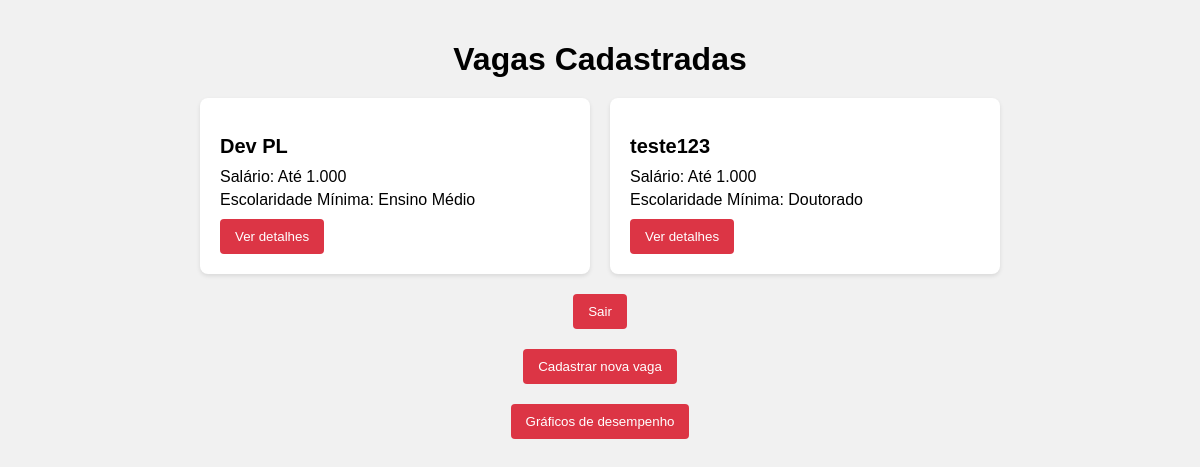
The page /home/vagas_cadastradas/ (signed in) on the database as committed earlier.
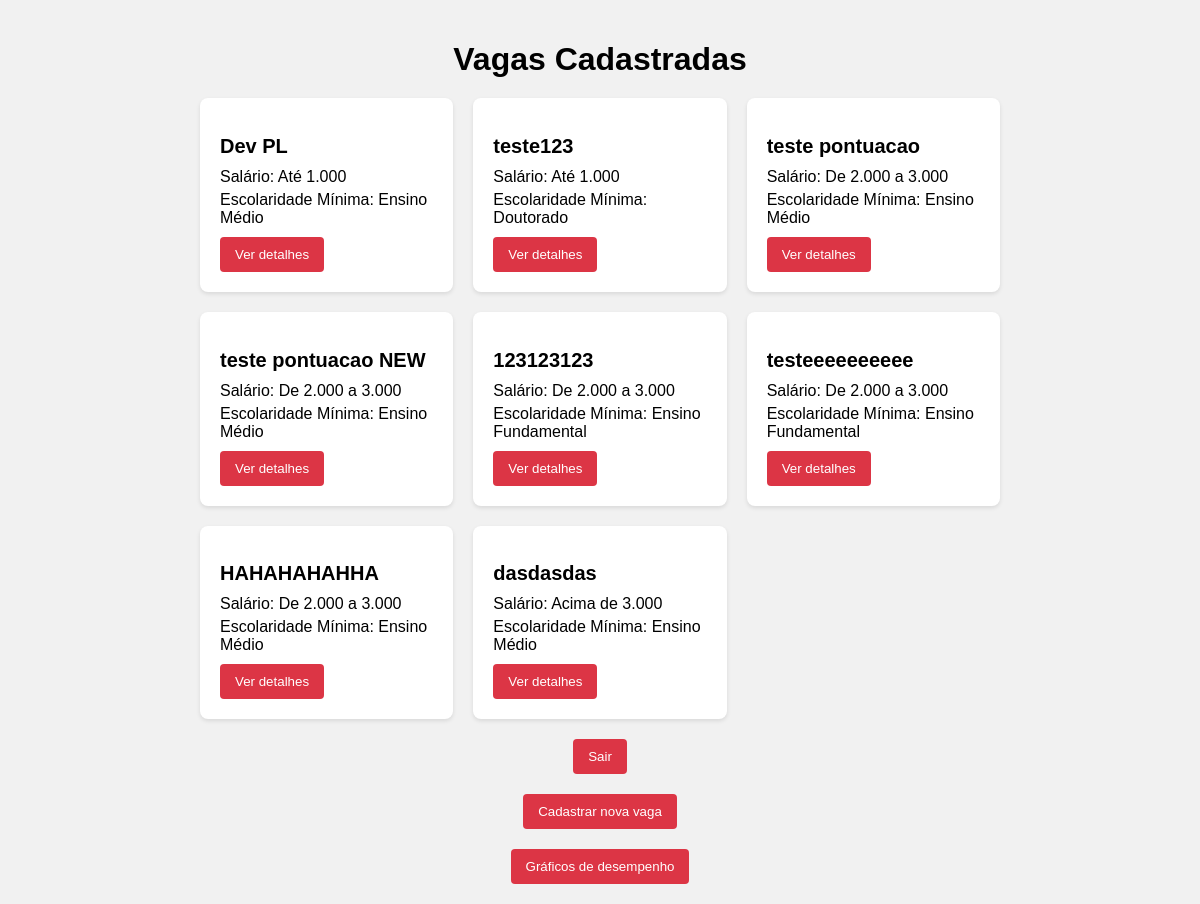
The same page on the database as committed later.
### app_vagas/models.py (models this page shows, shortened)
class Vagas(models.Model):
    nome = models.CharField(max_length=100)
    faixa_salarial = models.IntegerField(choices=FAIXA_SALARIAL_CHOICES)
    escolaridade_minima = models.IntegerField(choices=ESCOLARIDADE_CHOICES)
    requisitos = models.TextField()
    empresa = models.ForeignKey(Empresa, related_name="vagas", on_delete=models.CASCADE)
    data_criacao = models.DateField(auto_now_add=True)

### app_vagas/views.py (the view)
# urls.py: path("vagas_cadastradas/", views.vagas_cadastradas, name="vagas_cadastradas"),
@login_required
def vagas_cadastradas(request):
    hasattr(request.user, "empresa")
    empresa_id = request.user.empresa.id
    vagas = Vagas.objects.filter(empresa_id=empresa_id).all()
    if vagas:
        context = {"vagas": vagas}
        return render(request, "vagas_cadastradas.html", context)
    else:
        context = {}
        return HttpResponseRedirect(reverse("cad_vagas"))

### projeto_vagas/templates/vagas_cadastradas.html (shortened to what this page needs)
<!DOCTYPE html>
{%load static%}
<html>
<head>
    <link rel="stylesheet" type="text/css" href="{% static 'css/vagas_cadastradas.css' %}">
</head>
<body>
    <div class="container">
        <h1>Vagas Cadastradas</h1>
        <div class="vagas">
            {% for vaga in vagas %}
            <div class="vaga">
                <h2>{{ vaga.nome }}</h2>
                <p>Salário: {{ vaga.get_faixa_salarial_display }}</p>
                <p>Escolaridade Mínima: {{ vaga.get_escolaridade_minima_display}}</p>
                <a href="{% url 'detalhes_vaga_empresas' vaga.id %}">
                    <button>Ver detalhes</button>
                </a>
            </div>
            {% endfor %}
        </div>
        <div class="logout-button">
            <a href="{% url 'logout_view' %}">
                <button>Sair</button>
            </a>
        </div>
        <div class="cadastro_vaga-button">
            <a href="{% url 'cad_vagas' %}">
                <button>Cadastrar nova vaga</button>
            </a>
        </div>
        <div class="logout-button">
            <a href="{% url 'dashboards' %}">
                <button>Gráficos de desempenho</button>
            </a>
        </div>
    </div>
</body>
</html>

### projeto_vagas/static/css/vagas_cadastradas.css (style rules this page uses)
body { font-family: Arial, sans-serif; background-color: #f1f1f1; margin: 0; padding: 0; }
.container { max-width: 800px; margin: 0 auto; padding: 20px; }
h1 { text-align: center; margin-bottom: 20px; }
.vagas { display: grid; grid-template-columns: repeat(auto-fit, minmax(250px, 1fr)); grid-gap: 20px; }
.vaga { background-color: #fff; box-shadow: 0 2px 4px rgba(0, 0, 0, 0.1); border-radius: 8px; padding: 20px; }
.vaga h2 { font-size: 20px; margin-bottom: 10px; }
.vaga p { margin: 5px 0; }
.vaga button { display: block; margin-top: 10px; padding: 10px 15px; background-color: #dc3545; color: #fff; border: none; border-radius: 4px; cursor: pointer; transition: background-color 0.3s; }
.vaga a { text-decoration: none; }
.logout-button { text-align: center; margin-top: 20px; }
.logout-button a { text-decoration: none; }
.logout-button button { padding: 10px 15px; background-color: #dc3545; color: #fff; border: none; border-radius: 4px; cursor: pointer; transition: background-color 0.3s; }
.cadastro_vaga-button { text-align: center; margin-top: 20px; }
.cadastro_vaga-button a { text-decoration: none; }
.cadastro_vaga-button button { padding: 10px 15px; background-color: #dc3545; color: #fff; border: none; border-radius: 4px; cursor: pointer; transition: background-color 0.3s; }

Rows that differ between the two databases and show on the page:
added Vagas: nome "teste pontuacao", faixa_salarial "De 2.000 a 3.000", escolaridade_minima "Ensino Médio"
added Vagas: nome "teste pontuacao NEW", faixa_salarial "De 2.000 a 3.000", escolaridade_minima "Ensino Médio"
added Vagas: nome "123123123", faixa_salarial "De 2.000 a 3.000", escolaridade_minima "Ensino Fundamental"
added Vagas: nome "testeeeeeeeeee", faixa_salarial "De 2.000 a 3.000", escolaridade_minima "Ensino Fundamental"
added Vagas: nome "HAHAHAHAHHA", faixa_salarial "De 2.000 a 3.000", escolaridade_minima "Ensino Médio"
added Vagas: nome "dasdasdas", faixa_salarial "Acima de 3.000", escolaridade_minima "Ensino Médio"
